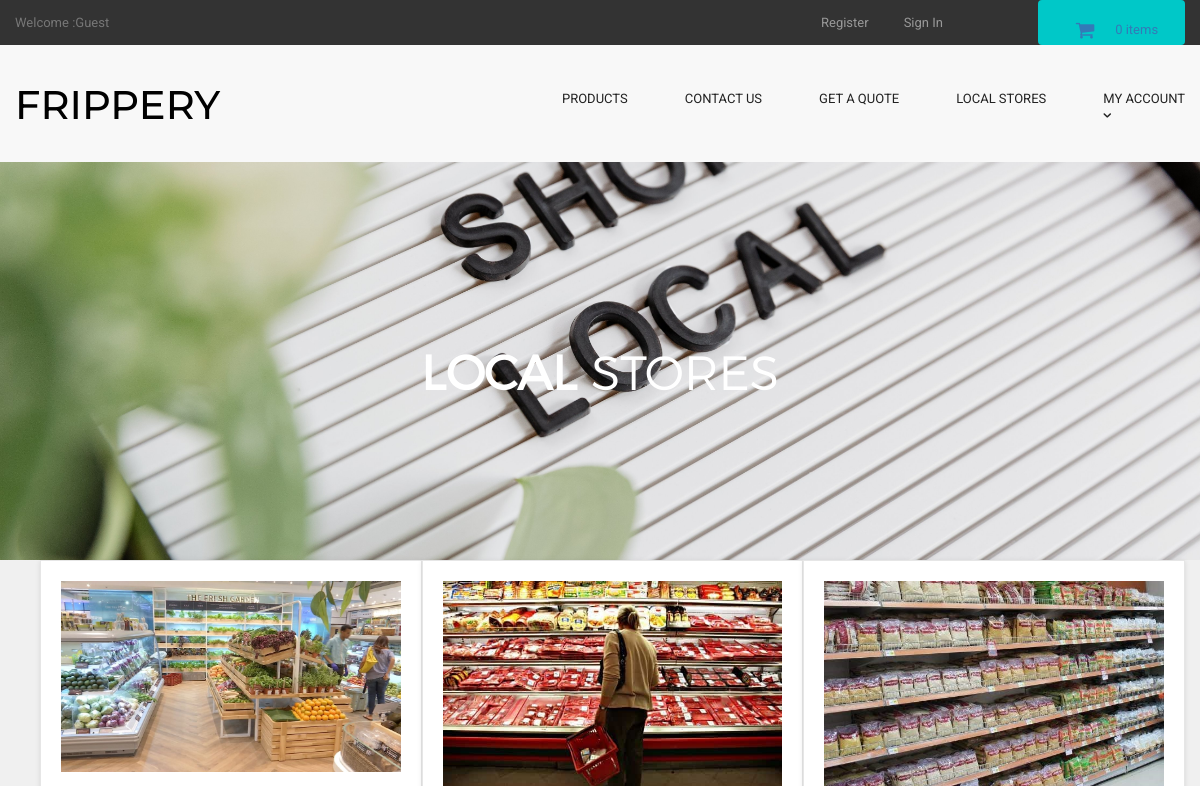
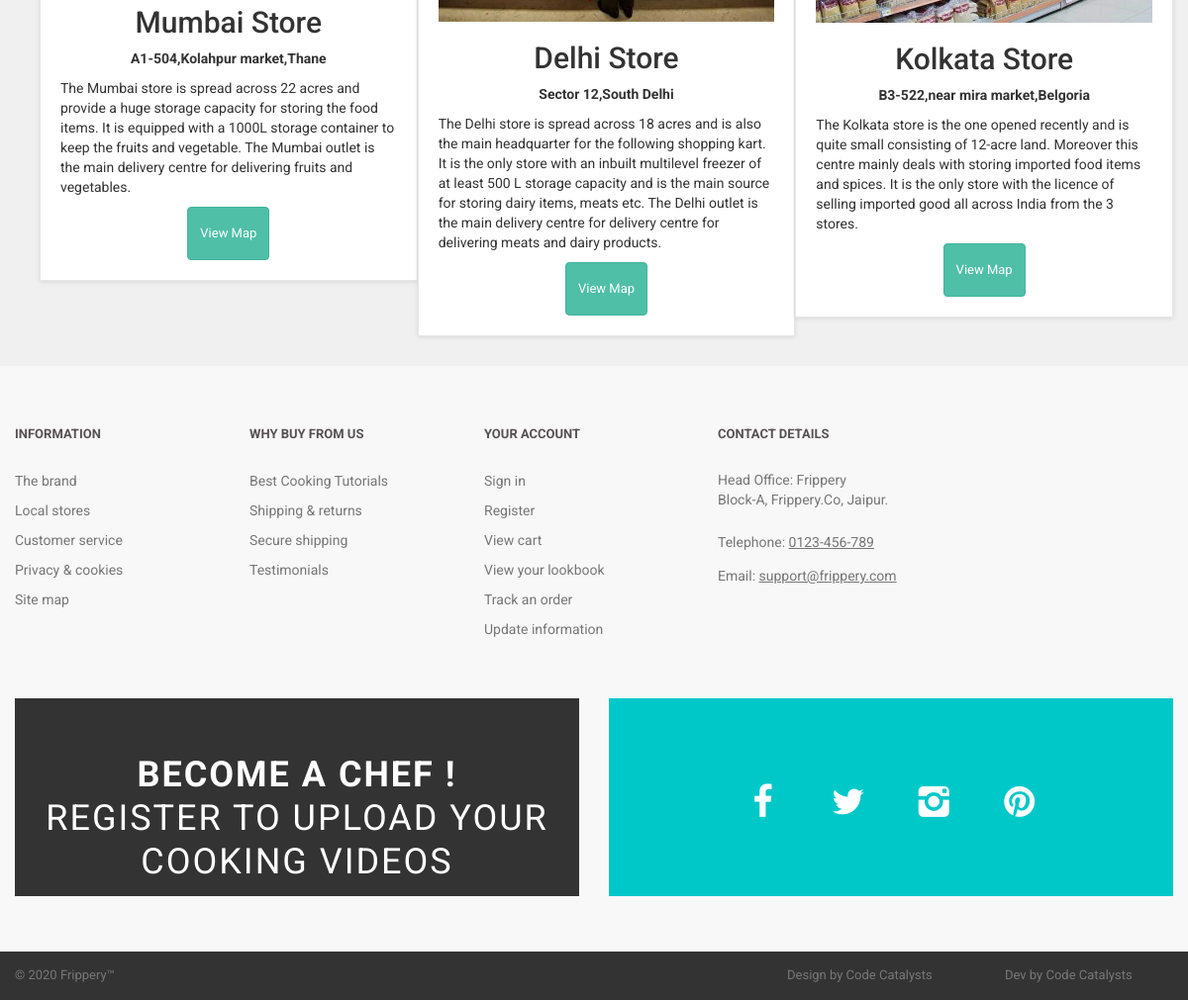
The page /localstore.php on the database its author committed (2 pictures, top to bottom).
### tables this page shows
CREATE TABLE `store` (
  `store_id` int(10) NOT NULL,
  `store_title` varchar(255) NOT NULL,
  `store_image` varchar(255) NOT NULL,
  `store_desc` text NOT NULL,
  `store_button` varchar(255) NOT NULL,
  `store_url` varchar(255) NOT NULL
);

### localstore.php (the view, shortened to what this page needs)
<?php
include("includes/db.php");
include("includes/header.php");
include("functions/functions.php");
include("includes/main.php");
?>
  <main>
    <div class="nero1">
      <div class="nero__heading">
        <span class="nero__bold">Local </span>Stores
      </div>
    </div>
  </main>
<div id="content" >
<div class="container-fluid" >
<div class="col-md-12" >
<div class="stores row">
<?php
$get_stores = "select * from store";
$run_stores = mysqli_query($con,$get_stores);
while($row_stores = mysqli_fetch_array($run_stores)){
$store_title = $row_stores['store_title'];
$store_image = $row_stores['store_image'];
$store_desc = $row_stores['store_desc'];
$store_button = $row_stores['store_button'];
$store_url = $row_stores['store_url'];
?>
<div class="col-md-4 col-sm-6 box">
<img src="admin_area/store_images/<?php echo $store_image; ?>" class="img-responsive">
<h2 align="center"> <?php echo $store_title; ?> </h2>
<p>
<?php echo $store_desc; ?>
</p>
<center>
<a href="<?php echo $store_url; ?>" class="btn btn-primary" target="_blank">
<?php echo $store_button; ?>
</a>
</center>
</div>
<?php } ?>
</div>
</div>
</div>
</div>
<?php
include("includes/footer.php");
?>
</body>
</html>

### includes/header.php (shortened to what this page needs)
<!DOCTYPE html>
<html lang="en">
<head>
  <link href="styles/bootstrap.min.css" rel="stylesheet">
  <link href="styles/backend.css" rel="stylesheet">
  <link href="styles/style.css" rel="stylesheet">
  <link href="font-awesome/css/font-awesome.min.css" rel="stylesheet">

### includes/main.php (shortened to what this page needs)
</head>
<body>
  <header class="page-header">
    <div class="page-header__topline">
      <div class="container clearfix">
        <div class="currency">
          <a class="currency__change" href="/ecommerce/customer/my_account.php?my_orders">
          <?php
          if(!isset($_SESSION['customer_email'])){
          echo "Welcome :Guest";
          }
          else
          {
              echo "Welcome : " . $_SESSION['customer_email'] . "";
            }
?>
          </a>
        </div>
        <div class="basket">
          <a href="cart.php" class="btn btn--basket">
            <i class="icon-basket"></i>
            <?php items(); ?> items
          </a>
        </div>
        <ul class="login">
<li class="login__item">
<?php
if(!isset($_SESSION['customer_email'])){
  echo '<a href="customer_register.php" class="login__link">Register</a>';
}
  else
  {
      echo '<a href="/ecommerce/customer/my_account.php?my_orders" class="login__link">My Account</a>';
  }
?>
</li>
<li class="login__item">
<?php
if(!isset($_SESSION['customer_email'])){
  echo '<a href="checkout.php" class="login__link">Sign In</a>';
}
  else
  {
      echo '<a href="../logout.php" class="login__link">Log out</a>';
  }
?>
</li>
</ul>
      </div>
    </div>
    <div class="page-header__bottomline">
      <div class="container clearfix">
        <div class="logo">
          <a class="logo__link" href="/ecommerce/index.php">
          <h1>FRIPPERY</h1>
          </a>
        </div>
        <nav class="main-nav">
          <ul class="categories">
          <li class="categories__item">
              <a class="categories__link " href="/ecommerce/shop.php">
              PRODUCTS
              </a>
            </li>
            <li class="categories__item">
              <a class="categories__link" href="#foot">
             CONTACT US
              </a>
              </li>
            <li class="categories__item">
              <a class="categories__link" href="/ecommerce/contact-us.php">
             GET A QUOTE
              </a>
              </li>
            <li class="categories__item">
              <a class="categories__link" href="/ecommerce/localstore.php">
                Local Stores
              </a>
            </li>
          <li class="categories__item">
              <a class="categories__link" href="/ecommerce/customer/my_account.php?my_orders">
                My Account
                <i class="icon-down-open-1"></i>
              </a>
            </li>
          </ul>
        </nav>
      </div>
    </div>
  </header>

### functions/functions.php (shortened to what this page needs)
<?php
$db = mysqli_connect("localhost","root","","ecom_store");
function getRealUserIp(){
    switch(true){
      default : return $_SERVER['REMOTE_ADDR'];
    }
 }
function items(){
global $db;
$ip_add = getRealUserIp();
$get_items = "select * from cart where ip_add='$ip_add'";
$run_items = mysqli_query($db,$get_items);
$count_items = mysqli_num_rows($run_items);
echo $count_items;
}
?>

### includes/footer.php
<section id="foot">
	<footer class="page-footer">
		<div class="footer-nav">
			<div class="container clearfix">
				<div class="footer-nav__col footer-nav__col--info">
					<div class="footer-nav__heading">Information</div>
					<ul class="footer-nav__list">
						<li class="footer-nav__item">
							<a href="#" class="footer-nav__link">The brand</a>
						</li>
						<li class="footer-nav__item">
							<a href="#" class="footer-nav__link">Local stores</a>
						</li>
						<li class="footer-nav__item">
							<a href="#" class="footer-nav__link">Customer service</a>
						</li>
						<li class="footer-nav__item">
							<a href="#" class="footer-nav__link">Privacy &amp; cookies</a>
						</li>
						<li class="footer-nav__item">
							<a href="#" class="footer-nav__link">Site map</a>
						</li>
					</ul>
				</div>
				<div class="footer-nav__col footer-nav__col--whybuy">
					<div class="footer-nav__heading">Why buy from us</div>
					<ul class="footer-nav__list">
					<li class="footer-nav__item">
                		<a href="#" class="footer-nav__link">Best Cooking Tutorials</a>
              			</li>
						<li class="footer-nav__item">
							<a href="#" class="footer-nav__link">Shipping &amp; returns</a>
						</li>
						<li class="footer-nav__item">
							<a href="#" class="footer-nav__link">Secure shipping</a>
						</li>
						<li class="footer-nav__item">
							<a href="#" class="footer-nav__link">Testimonials</a>
						</li>
					</ul>
				</div>
				<div class="footer-nav__col footer-nav__col--account">
					<div class="footer-nav__heading">Your account</div>
					<ul class="footer-nav__list">
						<li class="footer-nav__item">
							<a href="#" class="footer-nav__link">Sign in</a>
						</li>
						<li class="footer-nav__item">
							<a href="#" class="footer-nav__link">Register</a>
						</li>
						<li class="footer-nav__item">
							<a href="#" class="footer-nav__link">View cart</a>
						</li>
						<li class="footer-nav__item">
							<a href="#" class="footer-nav__link">View your lookbook</a>
						</li>
						<li class="footer-nav__item">
							<a href="#" class="footer-nav__link">Track an order</a>
						</li>
						<li class="footer-nav__item">
							<a href="#" class="footer-nav__link">Update information</a>
						</li>
					</ul>
				</div>
				<div class="footer-nav__col footer-nav__col--contacts">
					<div class="footer-nav__heading">Contact details</div>
					<address class="address">
					Head Office: Frippery<br>
            		Block-A, Frippery.Co, Jaipur.
				</address>
					<div class="phone">
						Telephone:
						<a class="phone__number" href="tel:0123456789">0123-456-789</a>
					</div>
					<div class="email">
						Email:
						<a href="mailto:support@yourwebsite.com" class="email__addr">support@frippery.com</a>
					</div>
				</div>
			</div>
		</div>
		<div class="banners">
			<div class="container clearfix">
				<div class="banner-award">
				<span>BECOME A CHEF !</span><br> Register to upload your cooking videos
				</div>
				<div class="banner-social">
					<a href="http://www.facebook.com" class="banner-social__link" target="_blank">
					<i class="icon-facebook"></i>
				</a>
					<a href="http://www.twitter.com" class="banner-social__link" target="_blank">
					<i class="icon-twitter"></i>
				</a>
					<a href="http://www.instagram.com" class="banner-social__link" target="_blank">
					<i class="icon-instagram"></i>
				</a>
					<a href="http://www.pinterest.com" class="banner-social__link" target="_blank">
					<i class="icon-pinterest-circled"></i>
				</a>
				</div>
			</div>
		</div>
		<div class="page-footer__subline">
			<div class="container clearfix">
				<div class="copyright">
					&copy; 2020 Frippery&trade;
				</div>
				<div class="developer">
					Dev by Code Catalysts
				</div>
				<div class="designby">
					Design by Code Catalysts
				</div>
			</div>
		</div>
	</footer>
</section>

### styles/style.css (style rules this page uses)
body { font-family: "Roboto", Helvetica, Arial, sans-serif; font-size: 14px; line-height: 1.42857143; color: #333333; background-color: #f0f0f0; overflow-x: hidden; }
.btn-primary { color:rgb(255, 255, 255); background-color:rgb(79, 191, 168); border-color:rgb(65, 179, 156); }
.box { background: #fff; margin: 0 0 30px; border: solid 1px #e6e6e6; box-sizing: border-box; padding:20px; box-shadow: 0 1px 5px rgba(0, 0, 0, 0.1); }
#content { padding-left:25px; }

### rows shown on the page
store: store_image (picture), store_title "Mumbai Store", store_desc "A1-504,Kolahpur market,Thane The Mumbai store is spread across 22 acres and provide a huge storage capacity for storing the food items. It is equipped with a 1000L storage container to keep the fruits and vegetable. The Mumbai outlet is the main delivery centre for delivering fruits and vegetables.", store_button "View Map"
store: store_image (picture), store_title "Delhi Store", store_desc "Sector 12,South Delhi The Delhi store is spread across 18 acres and is also the main headquarter for the following shopping kart. It is the only store with an inbuilt multilevel freezer of at least 500 L storage capacity and is the main source for storing dairy items, meats etc. The Delhi outlet is the main delivery centre for delivery centre for delivering meats and dairy products.", store_button "View Map"
store: store_image (picture), store_title "Kolkata Store", store_desc "B3-522,near mira market,Belgoria The Kolkata store is the one opened recently and is quite small consisting of 12-acre land. Moreover this centre mainly deals with storing imported food items and spices. It is the only store with the licence of selling imported good all across India from the 3 stores.", store_button "View Map"

### other values the page prints
$count_items "0"
